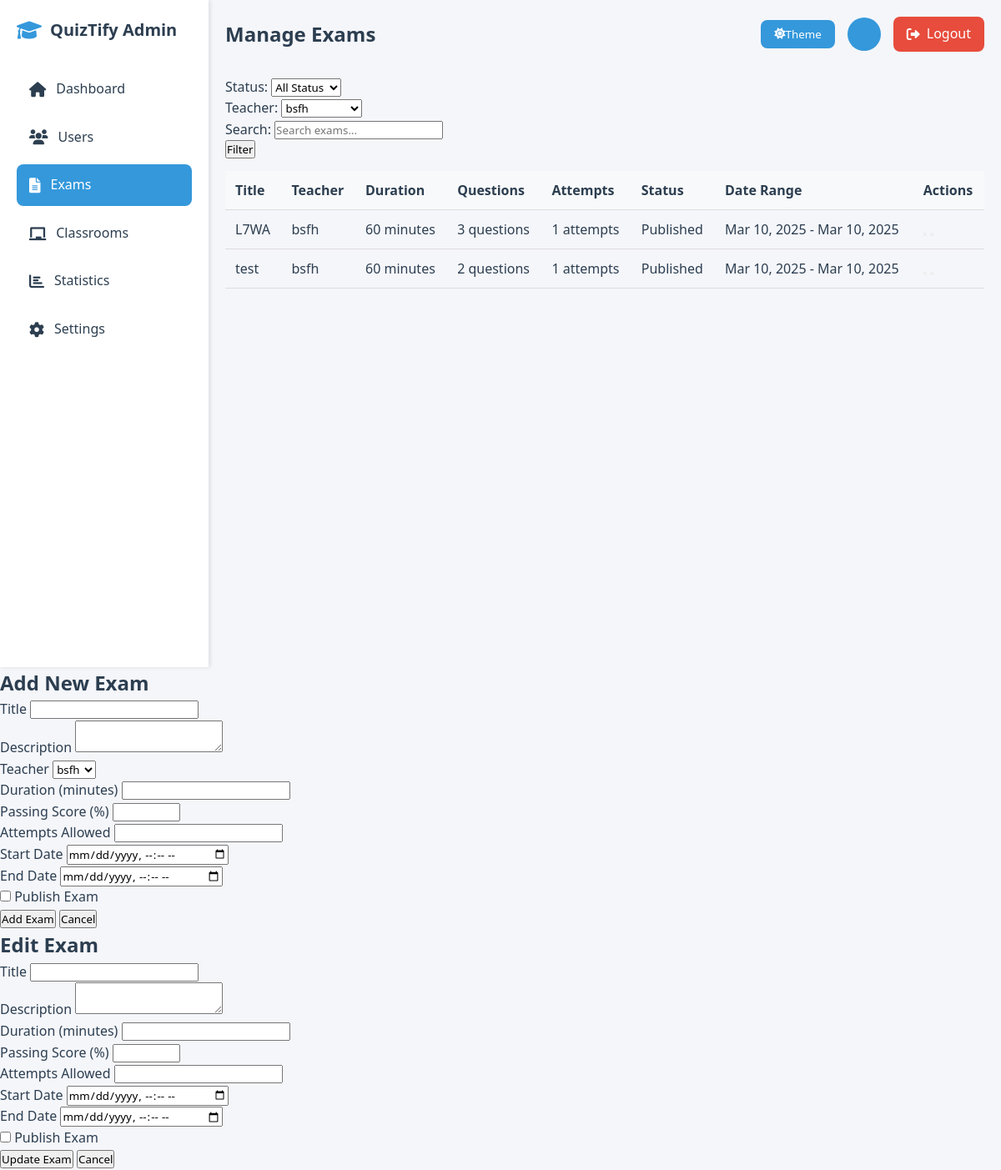
Page /admin/exams.php?teacher=7 (signed in) on the committed database.
### tables this page shows
CREATE TABLE `exams` (
  `id` int(11) NOT NULL,
  `title` varchar(255) NOT NULL,
  `description` text DEFAULT NULL,
  `is_published` tinyint(1) NOT NULL DEFAULT 0,
  `start_date` datetime NOT NULL,
  `end_date` datetime NOT NULL,
  `created_by` int(11) NOT NULL,
  `created_at` timestamp NOT NULL DEFAULT current_timestamp(),
  `total_points` enum('10','20','40','100') NOT NULL DEFAULT '10',
  `attempts_allowed` int(11) NOT NULL DEFAULT 1,
  `passing_score` int(11) NOT NULL DEFAULT 60,
  `has_timer` tinyint(1) DEFAULT 0,
  `duration_minutes` int(11) DEFAULT NULL
);

CREATE TABLE `users` (
  `id` int(11) NOT NULL,
  `username` varchar(50) NOT NULL,
  `password` varchar(255) NOT NULL,
  `email` varchar(100) NOT NULL,
  `role` enum('admin','teacher','student') NOT NULL DEFAULT 'student',
  `department` varchar(100) DEFAULT NULL,
  `status` enum('active','inactive') NOT NULL DEFAULT 'active',
  `full_name` varchar(100) NOT NULL,
  `created_at` timestamp NOT NULL DEFAULT current_timestamp(),
  `last_login` timestamp NULL DEFAULT NULL,
  `classroom_id` int(11) DEFAULT NULL,
  `is_approved` tinyint(1) DEFAULT 0
);

### admin/exams.php (the view, shortened to what this page needs)
<?php
$status_filter = isset($_GET['status']) ? $_GET['status'] : 'all';
$teacher_filter = isset($_GET['teacher']) ? $_GET['teacher'] : 'all';
$search = isset($_GET['search']) ? trim($_GET['search']) : '';
$page = isset($_GET['page']) ? (int)$_GET['page'] : 1;
$limit = 10;
$exams = [];
$teachers = [];
try {
    $conn = getDBConnection();
    $teachers = $conn->query("
        SELECT id, full_name, username
        FROM users
        WHERE role = 'teacher'
        ORDER BY full_name
    ")->fetchAll(PDO::FETCH_ASSOC);
    $where_conditions = ["1=1"];
    $params = [];
    if ($teacher_filter !== 'all') {
        $where_conditions[] = "created_by = ?";
        $params[] = $teacher_filter;
    }
    $where_clause = implode(' AND ', $where_conditions);
    $offset = ($page - 1) * $limit;
    $sql = "
        SELECT e.*,
            u.full_name as teacher_name,
            (SELECT COUNT(*) FROM exam_attempts WHERE exam_id = e.id) as attempt_count,
            (SELECT COUNT(*) FROM questions WHERE exam_id = e.id) as question_count
        FROM exams e
        LEFT JOIN users u ON e.created_by = u.id
        WHERE $where_clause
        ORDER BY e.created_at DESC
        LIMIT ? OFFSET ?
    ";
    $stmt = $conn->prepare($sql);
    $stmt->execute(array_merge($params, [$limit, $offset]));
    $exams = $stmt->fetchAll(PDO::FETCH_ASSOC);
} catch(PDOException $e) {
    setFlashMessage('error', 'Database error: ' . $e->getMessage());
    $exams = [];
    $total_pages = 1;
}
?>
<!DOCTYPE html>
<html lang="en">
<head>
    <link rel="stylesheet" href="https://cdnjs.cloudflare.com/ajax/libs/font-awesome/6.0.0/css/all.min.css">
</head>
<body>
    <div class="dashboard-container">
        <div class="sidebar">
            <div class="logo">
                <i class="fas fa-graduation-cap"></i>
                <h2>QuizTify Admin</h2>
            </div>
            <nav>
                <a href="dashboard.php" class="nav-link">
                    <i class="fas fa-home"></i> Dashboard
                </a>
                <a href="users.php" class="nav-link">
                    <i class="fas fa-users"></i> Users
                </a>
                <a href="exams.php" class="nav-link active">
                    <i class="fas fa-file-alt"></i> Exams
                </a>
                <a href="classrooms.php" class="nav-link">
                    <i class="fas fa-chalkboard"></i> Classrooms
                </a>
                <a href="statistics.php" class="nav-link">
                    <i class="fas fa-chart-bar"></i> Statistics
                </a>
                <a href="settings.php" class="nav-link">
                    <i class="fas fa-cog"></i> Settings
                </a>
            </nav>
        </div>
        <div class="main-content">
            <div class="header">
                <h1 class="page-title">Manage Exams</h1>
                <div class="user-menu">
                    <button id="theme-toggle" class="theme-toggle">
                        <i class="fas fa-moon"></i> Theme
                    </button>
                    <div class="user-avatar">
                    </div>
                    <a href="../logout.php" class="logout-btn">
                        <i class="fas fa-sign-out-alt"></i> Logout
                    </a>
                </div>
            </div>
            <div class="filters">
                <form method="GET" class="filter-form">
                    <div class="filter-group">
                        <label>Status:</label>
                        <select name="status">
                            <option value="all" <?php echo $status_filter === 'all' ? 'selected' : ''; ?>>All Status</option>
                        </select>
                    </div>
                    <div class="filter-group">
                        <label>Teacher:</label>
                        <select name="teacher">
                            <?php foreach ($teachers as $teacher): ?>
                                <option value="<?php echo $teacher['id']; ?>"
                                        <?php echo $teacher_filter == $teacher['id'] ? 'selected' : ''; ?>>
                                    <?php echo htmlspecialchars($teacher['full_name']); ?>
                                </option>
                            <?php endforeach; ?>
                        </select>
                    </div>
                    <div class="filter-group">
                        <label>Search:</label>
                        <input type="text" name="search"
                               value="<?php echo htmlspecialchars($search); ?>"
                               placeholder="Search exams...">
                    </div>
                    <button type="submit" class="btn btn-primary">Filter</button>
                </form>
            </div>
            <div class="exams-table">
                <table class="table">
                    <thead>
                        <tr>
                            <th>Title</th>
                            <th>Teacher</th>
                            <th>Duration</th>
                            <th>Questions</th>
                            <th>Attempts</th>
                            <th>Status</th>
                            <th>Date Range</th>
                            <th>Actions</th>
                        </tr>
                    </thead>
                    <tbody>
                        <?php if (!empty($exams)): ?>
                            <?php foreach ($exams as $exam): ?>
                                <tr>
                                    <td><?php echo htmlspecialchars($exam['title']); ?></td>
                                    <td><?php echo htmlspecialchars($exam['teacher_name']); ?></td>
                                    <td><?php echo $exam['duration_minutes']; ?> minutes</td>
                                    <td><?php echo $exam['question_count']; ?> questions</td>
                                    <td><?php echo $exam['attempt_count']; ?> attempts</td>
                                    <td>
                                        <span class="status-badge status-<?php echo $exam['is_published'] ? 'published' : 'draft'; ?>">
                                            <?php echo $exam['is_published'] ? 'Published' : 'Draft'; ?>
                                        </span>
                                    </td>
                                    <td>
                                        <?php
                                        echo date('M d, Y', strtotime($exam['start_date'])) . ' - ' .
                                             date('M d, Y', strtotime($exam['end_date']));
                                        ?>
                                    </td>
                                    <td class="exam-actions">
                                        <button class="btn btn-warning" onclick='showEditModal(<?php echo htmlspecialchars(json_encode($exam)); ?>)'>
                                        </button>
                                        <button class="btn btn-danger" onclick="confirmDelete(<?php echo $exam['id']; ?>)">
                                        </button>
                                    </td>
                                </tr>
                            <?php endforeach; ?>
                        <?php else: ?>
                            <tr>
                                <td colspan="8" style="text-align: center;">No exams found</td>
                            </tr>
                        <?php endif; ?>
                    </tbody>
                </table>
            </div>
        </div>
    </div>
    <div id="addModal" class="modal">
        <div class="modal-content">
            <h2>Add New Exam</h2>
            <form action="" method="POST">
                <div class="form-group">
                    <label>Title</label>
                    <input type="text" name="title" required>
                </div>
                <div class="form-group">
                    <label>Description</label>
                    <textarea name="description" required></textarea>
                </div>
                <div class="form-group">
                    <label>Teacher</label>
                    <select name="teacher_id" required>
                        <?php foreach ($teachers as $teacher): ?>
                            <option value="<?php echo $teacher['id']; ?>">
                                <?php echo htmlspecialchars($teacher['full_name']); ?>
                            </option>
                        <?php endforeach; ?>
                    </select>
                </div>
                <div class="form-group">
                    <label>Duration (minutes)</label>
                    <input type="number" name="duration_minutes" required min="1">
                </div>
                <div class="form-group">
                    <label>Passing Score (%)</label>
                    <input type="number" name="passing_score" required min="0" max="100">
                </div>
                <div class="form-group">
                    <label>Attempts Allowed</label>
                    <input type="number" name="attempts_allowed" required min="1">
                </div>
                <div class="form-group">
                    <label>Start Date</label>
                    <input type="datetime-local" name="start_date" required>
                </div>
                <div class="form-group">
                    <label>End Date</label>
                    <input type="datetime-local" name="end_date" required>
                </div>
                <div class="checkbox-group">
                    <input type="checkbox" name="is_published" id="add_is_published">
                    <label for="add_is_published">Publish Exam</label>
                </div>
                <button type="submit" class="btn btn-primary">Add Exam</button>
                <button type="button" class="btn btn-danger" onclick="hideModal('addModal')">Cancel</button>
            </form>
        </div>
    </div>
    <div id="editModal" class="modal">
        <div class="modal-content">
            <h2>Edit Exam</h2>
            <form action="" method="POST">
                <div class="form-group">
                    <label>Title</label>
                    <input type="text" name="title" id="edit_title" required>
                </div>
                <div class="form-group">
                    <label>Description</label>
                    <textarea name="description" id="edit_description" required></textarea>
                </div>
                <div class="form-group">
                    <label>Duration (minutes)</label>
                    <input type="number" name="duration_minutes" id="edit_duration_minutes" required min="1">
                </div>
                <div class="form-group">
                    <label>Passing Score (%)</label>
                    <input type="number" name="passing_score" id="edit_passing_score" required min="0" max="100">
                </div>
                <div class="form-group">
                    <label>Attempts Allowed</label>
                    <input type="number" name="attempts_allowed" id="edit_attempts_allowed" required min="1">
                </div>
                <div class="form-group">
                    <label>Start Date</label>
                    <input type="datetime-local" name="start_date" id="edit_start_date" required>
                </div>
                <div class="form-group">
                    <label>End Date</label>
                    <input type="datetime-local" name="end_date" id="edit_end_date" required>
                </div>
                <div class="checkbox-group">
                    <input type="checkbox" name="is_published" id="edit_is_published">
                    <label for="edit_is_published">Publish Exam</label>
                </div>
                <button type="submit" class="btn btn-primary">Update Exam</button>
                <button type="button" class="btn btn-danger" onclick="hideModal('editModal')">Cancel</button>
            </form>
        </div>
    </div>
</body>
</html>

### admin/exams.php (style rules this page uses)
:root { --primary-color: #2c3e50; --secondary-color: #3498db; --success-color: #2ecc71; --danger-color: #e74c3c; --warning-color: #f1c40f; --light-color: #ecf0f1; --dark-color: #2c3e50; --background-color: #f5f6fa; --text-color: #2c3e50; --card-bg: #ffffff; --border-color: #ddd; --table-header-bg: #f8f9fa; --sidebar-bg: #ffffff; --sidebar-width: 250px; --nav-hover-bg: #f0f0f0; }
* { margin: 0; padding: 0; box-sizing: border-box; font-family: 'Segoe UI', Tahoma, Geneva, Verdana, sans-serif; }
body { background-color: var(--background-color); color: var(--text-color); transition: all 0.3s ease; line-height: 1.6; }
.dashboard-container { display: flex; min-height: 100vh; }
.sidebar { width: var(--sidebar-width); background: var(--sidebar-bg); padding: 20px; box-shadow: 2px 0 5px rgba(0,0,0,0.1); transition: all 0.3s ease; }
.logo { display: flex; align-items: center; gap: 10px; margin-bottom: 30px; }
.logo i { color: var(--secondary-color); font-size: 24px; }
.logo h2 { color: var(--text-color); font-size: 20px; }
.main-content { flex: 1; padding: 20px; transition: all 0.3s ease; }
.header { display: flex; justify-content: space-between; align-items: center; margin-bottom: 30px; }
.page-title { font-size: 24px; color: var(--text-color); }
.user-menu { display: flex; align-items: center; gap: 15px; }
.user-avatar { width: 40px; height: 40px; background: var(--secondary-color); border-radius: 50%; display: flex; align-items: center; justify-content: center; color: white; font-weight: bold; }
.table { width: 100%; border-collapse: collapse; margin-top: 15px; }
.table th, .table td { padding: 12px; text-align: left; border-bottom: 1px solid var(--border-color); }
.table th { background-color: var(--table-header-bg); font-weight: 600; color: var(--text-color); }
.nav-link { display: flex; align-items: center; padding: 12px 15px; color: var(--text-color); text-decoration: none; border-radius: 8px; margin-bottom: 8px; transition: all 0.3s ease; }
.nav-link i { margin-right: 12px; font-size: 18px; }
.nav-link.active { background: var(--secondary-color); color: white; }
.theme-toggle { display: flex; align-items: center; justify-content: center; padding: 8px 16px; border: none; border-radius: 8px; background: var(--secondary-color); color: white; cursor: pointer; transition: all 0.3s ease; }
.logout-btn { background: var(--danger-color); color: white; padding: 8px 16px; border-radius: 8px; text-decoration: none; transition: all 0.3s ease; display: inline-flex; align-items: center; gap: 8px; }
table th, table td { color: var(--text-color); }

### rows in the picture
exams: title "L7WA", created_by.full_name "bsfh", duration_minutes "60", question_count "3", attempt_count "1", is_published "Published", start_date "Mar 10, 2025", end_date "Mar 10, 2025"
exams: title "test", created_by.full_name "bsfh", duration_minutes "60", question_count "2", attempt_count "1", is_published "Published", start_date "Mar 10, 2025", end_date "Mar 10, 2025"

### other values in the picture
form field teacher "bsfh"
form field teacher_id "bsfh"
